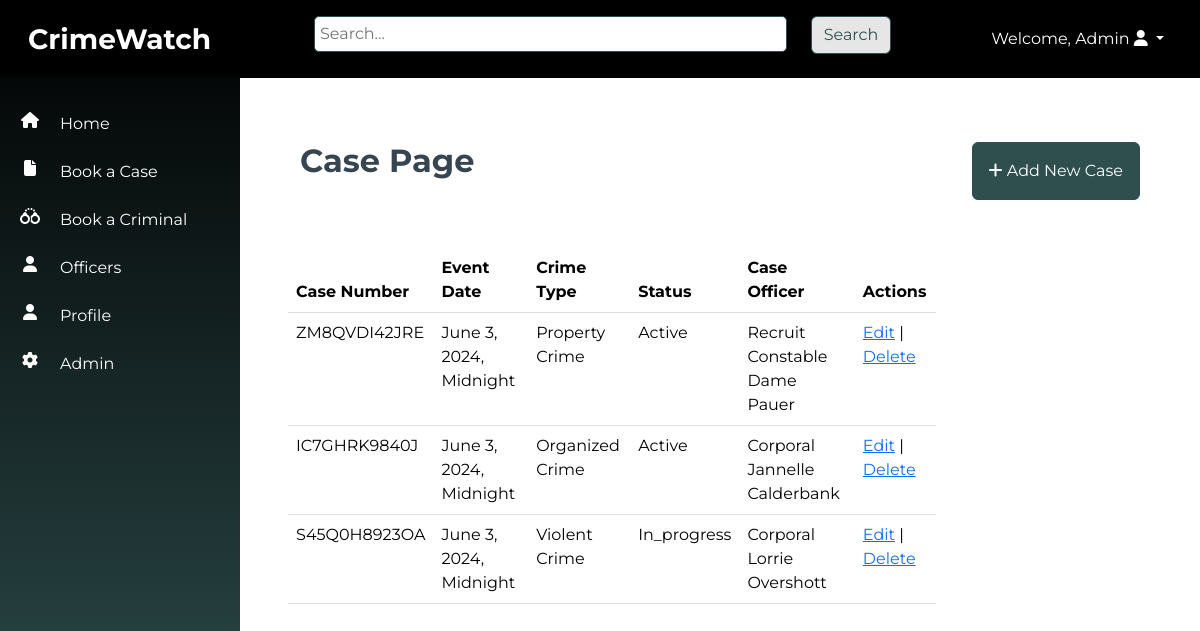
The app's page /cases/ (signed in) with its own data.
### cases/models.py (models this page shows, shortened)
class CriminalCase(models.Model):
    CASE_STATUS_CHOICES = [
        ('active', 'Active'),
        ('in_progress', 'In Progress'),
        ('closed', 'Closed'),
    ]
    case_number = models.CharField(max_length=12, unique=True, editable=False)
    event_date = models.DateTimeField()
    crime_type = models.ForeignKey(CrimeType, on_delete=models.CASCADE)
    crime_subcategory = models.ForeignKey(CrimeSubcategory, on_delete=models.CASCADE)
    location_of_crime = models.CharField(max_length=255)
    case_description = models.TextField()
    witnesses = models.CharField(max_length=255)
    known_suspects = models.CharField(max_length=255)
    arrested_suspects = models.CharField(max_length=255)
    case_status = models.CharField(max_length=12, choices=CASE_STATUS_CHOICES)
    pictures_of_evidence = models.ImageField(upload_to='src/images/', null=True, blank=True)
    case_officer = models.ForeignKey(Officer, on_delete=models.CASCADE, null=True)

class CrimeType(models.Model):
    name = models.CharField(max_length=100)
    def __str__(self):
        return self.name

### officers/models.py (models this page shows)
class Officer(models.Model):
    SEX_CHOICES = [
        ('male', 'Male'),
        ('female', 'Female'),
    ]
    RANK_CHOICES = [
        ('Recruit Constable', 'Recruit Constable'),
        ('Constable', 'Constable'),
        ('Corporal', 'Corporal'),
        ('Sergeant', 'Sergeant'),
        ('Sergeant Major', 'Major'),
        ('Inspector', 'Inspector'),
    ]
    DUTY_STATUS = [
        ('On Duty', 'On Duty'),
        ('Off Duty', 'Off Duty'),
    ]
    name = models.CharField(max_length=100)
    sex = models.CharField(max_length=10, choices=SEX_CHOICES, default="Male")
    rank = models.CharField(max_length=100, choices=RANK_CHOICES, blank=True)
    badge_number = models.IntegerField(unique=True)
    area = models.CharField(max_length=100)
    date_of_birth = models.DateField()
    phone_number = models.CharField(max_length=100)
    email = models.EmailField(unique=True)
    address = models.CharField(max_length=255)
    city = models.CharField(max_length=100)
    state = models.CharField(max_length=100)
    nationality = models.CharField(max_length=255, default="Nigerian")
    duty_status = models.CharField(max_length=10, choices=DUTY_STATUS, default="On Duty")
    def __str__(self):
        return f"{self.rank} {self.name}"

### cases/views.py (the view)
# urls.py: path('', views.case_list, name='case_list'),
@login_required
def case_list(request):
    cases = CriminalCase.objects.all()
    return render(request, 'case_list.html', {'cases': cases})

### cases/templates/case_list.html (shortened to what this page needs)
{% extends 'base.html' %}
{% block content %}
<div class="container-fluid p-5">
    <div class="row mb-5">
        <div class="col-6">
            <h1 class="fw-bold fs-2">Case Page</h1>
        </div>
        <div class="col-6 ">
            <a href="{% url 'case_create' %}" class="btn btn-primary p-3 float-end"><i class="fa fa-plus"></i> Add New Case</a>
        </div>
    </div>
    <div class="row">
        <table class="table w-75">
            <thead>
                <tr>
                    <th scope="col">Case Number</th>
                    <th scope="col">Event Date</th>
                    <th scope="col">Crime Type</th>
                    <th scope="col">Status</th>
                    <th scope="col">Case Officer</th>
                    <th scope="col">Actions</th>
                </tr>
            </thead>
            <tbody>
                {% for case in cases %}
                    <tr>
                        <td class="text-capitalize">{{ case.case_number }}</td>
                        <td class="text-capitalize">{{ case.event_date}}</td>
                        <td class="text-capitalize">{{ case.crime_type }}</td>
                        <td class="text-capitalize">{{ case.case_status }}</td>
                        <td class="text-capitalize">{{ case.case_officer }}</td>
                        <td>
                            <a href="{% url 'case_update' case.pk %}">Edit</a> |
                            <a href="{% url 'case_delete' case.pk %}">Delete</a>
                        </td>
                    </tr>
                {% endfor %}
            </tbody>
        </table>
    </div>
</div>
{% endblock %}

### templates/base.html (shortened to what this page needs)
<!DOCTYPE html>
<html lang="en">
<head>
    <link rel="stylesheet" href="https://cdnjs.cloudflare.com/ajax/libs/font-awesome/6.5.2/css/all.min.css">
    {% load static %}
    <link rel="stylesheet" type="text/css" href="{% static 'src/styles.css' %}">
    <link href="https://cdn.jsdelivr.net/npm/bootstrap@5.3.3/dist/css/bootstrap.min.css" rel="stylesheet">
</head>
<body>
    <nav class="navbar navbar-expand-sm navbar-dark p-3">
        <div class="container-fluid">
            <div class="col-md-3"><a class="navbar-brand fs-3 fw-bold" href="{% url 'home' %}">CrimeWatch</a></div>
            <div class="col-md-6 d-none d-sm-block">
              <form method="get" action="{% url 'search_results' %}">
                <div class="row mb-2 align-items-start">
                  <div class="col-md-10">
                    <input type="text" name="q" placeholder="Search...">
                  </div>
                  <div class="col-md-2 rounded-top">
                    <button type="submit" class="btn btn-gray">Search</button>
                  </div>
              </div>
            </form>
          </div>
                <div class="col-md-3 d-none d-sm-block float-end">
                  {% if user.is_authenticated %}
                  <ul class="navbar-nav ml-3 justify-content-end">
                  <li class="dropdown nav-item">
                      <a href="#" class="dropdown-toggle nav-link text-white text-capitalize" data-bs-toggle="dropdown">Welcome, {{ user.username }} <i class="fa fa-user"></i> <b class="caret"></b></a>
                  </li></ul>
                  {% else %}
                  <li><a href="{% url 'login' %}">Login</a></li>
                  {% endif %}
          </div>
        </div>
      </nav>
    <div class="container-fluid">
        <div class="row">
        <div class="vert-bar d-none d-sm-block">
            <ul class="navbar-nav">
              <li class="nav-item my-1  py-2 row align-items-start">
                <i class="col-3 fa fa-house text-center"></i>
                <a class="col-9 nav-link p-0 m-0" href="{% url 'home' %}">Home</a>
              </li>
              <li class="nav-item my-1  py-2 row align-items-start">
                <i class="col-3 fa fa-file text-center"></i>
                <a class="col-9 nav-link p-0 m-0" href="{% url 'case_create' %}">Book a Case</a>
              </li>
              <li class="nav-item my-1  py-2 row align-items-start">
                <i class="col-3 fa fa-handcuffs text-center"></i>
                <a class="col-9 nav-link p-0 m-0" href="{% url 'criminal_create' %}">Book a Criminal</a>
              </li>
              <li class="nav-item my-1 py-2 row align-items-start">
                <i class="col-3 fa fa-user text-center"></i>
                <a class="col-9 nav-link p-0 m-0" href="{% url 'officer_list' %}">Officers</a>
              </li>
              <li class="nav-item my-1 py-2 row align-items-start">
                <i class="col-3 fa fa-user text-center"></i>
                <a class="col-9 nav-link p-0 m-0" href="{% url 'profile' %}">Profile</a>
              </li>
              <li class="nav-item my-1 py-2 row align-items-start">
                <i class="col-3 fa fa-gear text-center"></i>
                <a class="col-9 nav-link p-0 m-0" href="{% url 'admin:index' %}">Admin</a>
              </li>
              </ul>
        </div>
        <div class="content pt-3">
            {% block content %}{% endblock %}
        </div>
        </div>
    </div>
</body>
</html>

### static/src/styles.css (style rules this page uses)
body { font-family: 'Montserrat', sans-serif !important; color: var(--charcoal) !important; }
:root { --dark-slate-gray:#2F4F4F; --dark-khaki: #BDB76B; --crimson-red: #DC143C; --ivory: ##FFFFF0; --charcoal: #36454F; --dim-gray: #696969; --orange: #FFa500 }
.navbar { background:black; color: var(--dark-slate-gray) !important; z-index: 2; }
.btn-primary { background-color: var(--dark-slate-gray) !important; border-color: var(--dark-slate-gray) !important; }
.btn-gray { background-color: #e6e6e6 !important; color: var(--ivory) !important; border-color: var(--dark-slate-gray) !important; }
.vert-bar { background-image: linear-gradient(180deg, black, var(--dark-slate-gray)) !important; position: fixed; top: 0; left: 0; z-index: 1; padding-top: 100px !important; width: 20% !important; height: 100%; color: white; padding: 20px 0; overflow-x: hidden; }
input[type="text"], input[type="number"], input[type="email"], input[type="date"], textarea { width:100%; border-radius: 5px; border: solid 1px #2F4F4F; padding:5px; }
.content { width:80% !important; margin: auto 0 0 20%; }

### records on screen
CriminalCase: case_number "ZM8QVDI42JRE", event_date "June 3, 2024, Midnight", crime_type "Property Crime", case_status "Active", case_officer "Recruit Constable Dame Pauer"
CriminalCase: case_number "IC7GHRK9840J", event_date "June 3, 2024, Midnight", crime_type "Organized Crime", case_status "Active", case_officer "Corporal Jannelle Calderbank"
CriminalCase: case_number "S45Q0H8923OA", event_date "June 3, 2024, Midnight", crime_type "Violent Crime", case_status "In_progress", case_officer "Corporal Lorrie Overshott"

### other values on screen
{{ user.username }} "Admin"
